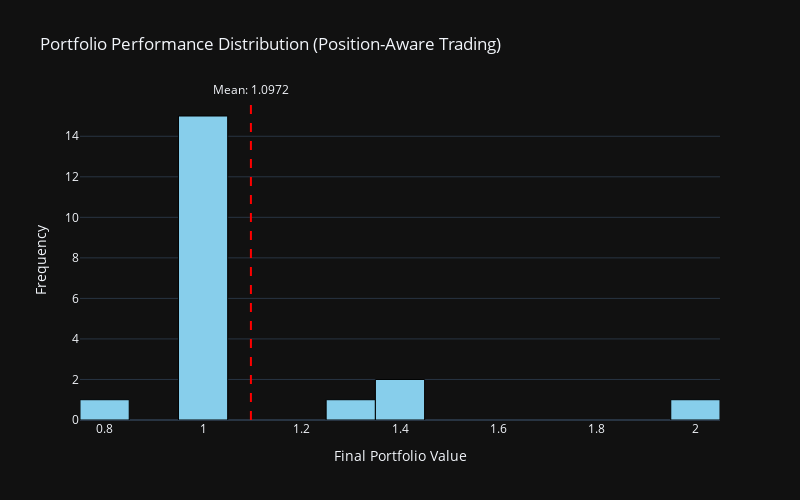

Notebook cell for this chart:
### Code cell
# Multiple individuals performance comparison
n_individuals = 20
results = []

for i in range(n_individuals):
    individual = Individual()
    _, _, portfolio_values = simulate_trading(individual, price_data, timestamps)
    final_value = portfolio_values[-1]
    results.append(final_value)

results = np.array(results)
print(f"Performance Statistics ({n_individuals} individuals):")
print(f"  Mean: {np.mean(results):.4f}")
print(f"  Std:  {np.std(results):.4f}")
print(f"  Best: {np.max(results):.4f}")
print(f"  Worst: {np.min(results):.4f}")

# Create interactive histogram with plotly
fig = go.Figure()

fig.add_trace(go.Histogram(
    x=results,
    nbinsx=15,
    name="Portfolio Performance",
    marker_color="skyblue",
    marker_line_color="black",
    marker_line_width=1
))

# Add mean line
fig.add_vline(
    x=np.mean(results), 
    line_dash="dash", 
    line_color="red",
    annotation_text=f"Mean: {np.mean(results):.4f}",
    annotation_position="top"
)

fig.update_layout(
    title="Portfolio Performance Distribution (Position-Aware Trading)",
    xaxis_title="Final Portfolio Value",
    yaxis_title="Frequency",
    width=800,
    height=500,
    showlegend=False
)

fig.show()

### Figure 1 — Plotly figure (JSON) as saved in the notebook; plotly's stock layout.template omitted (floating-point values rounded to 4 significant figures)
{"data": [{"marker": {"color": "skyblue", "line": {"color": "black", "width": 1}}, "name": "Portfolio Performance", "nbinsx": 15, "x": [1.0, 1.0, 1.0, 1.254, 1.0, 1.0, 0.8423, 1.0, 1.0, 1.0, 1.0, 1.0, 2.042, 1.413, 1.0, 1.0, 1.0, 1.0, 1.0, 1.392], "type": "histogram"}], "layout": {"shapes": [{"line": {"color": "red", "dash": "dash"}, "type": "line", "x0": 1.097, "x1": 1.097, "xref": "x", "y0": 0, "y1": 1, "yref": "y domain"}], "annotations": [{"showarrow": false, "text": "Mean: 1.0972", "x": 1.097, "xanchor": "center", "xref": "x", "y": 1, "yanchor": "bottom", "yref": "y domain"}], "title": {"text": "Portfolio Performance Distribution (Position-Aware Trading)"}, "xaxis": {"title": {"text": "Final Portfolio Value"}}, "yaxis": {"title": {"text": "Frequency"}}, "width": 800, "height": 500, "showlegend": false}}
